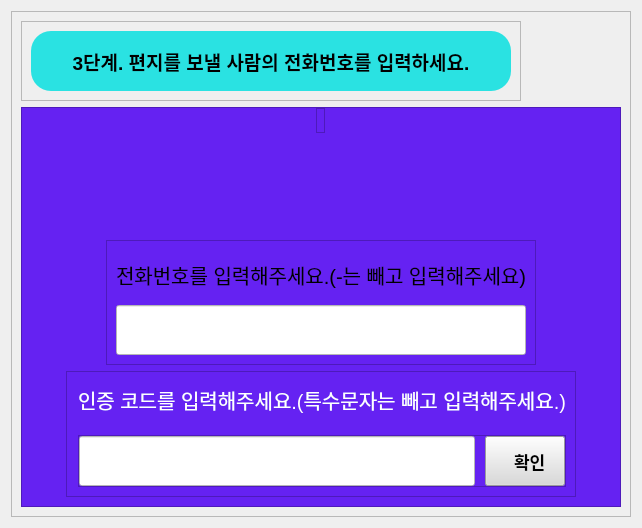
            <widget class="QWidget" name="page11">
             <layout class="QVBoxLayout" name="verticalLayout_29">
              <item>
               <widget class="QFrame" name="frame_50">
                <property name="frameShape">
                 <enum>QFrame::StyledPanel</enum>
                </property>
                <property name="frameShadow">
                 <enum>QFrame::Raised</enum>
                </property>
                <layout class="QVBoxLayout" name="verticalLayout_50">
                 <item alignment="Qt::AlignLeft|Qt::AlignTop">
                  <widget class="QFrame" name="frame_74">
                   <property name="minimumSize">
                    <size>
                     <width>500</width>
                     <height>80</height>
                    </size>
                   </property>
                   <property name="font">
                    <font>
                     <pointsize>15</pointsize>
                    </font>
                   </property>
                   <property name="frameShape">
                    <enum>QFrame::StyledPanel</enum>
                   </property>
                   <property name="frameShadow">
                    <enum>QFrame::Raised</enum>
                   </property>
                   <layout class="QHBoxLayout" name="horizontalLayout_44">
                    <item>
                     <widget class="QLabel" name="label_19">
                      <property name="minimumSize">
                       <size>
                        <width>0</width>
                        <height>0</height>
                       </size>
                      </property>
                      <property name="font">
                       <font>
                        <family>Arial</family>
                        <pointsize>14</pointsize>
                        <weight>75</weight>
                        <bold>true</bold>
                       </font>
                      </property>
                      <property name="styleSheet">
                       <string notr="true">*{width: 312px;
  height: 36px;
  border-radius: 20px;
 color:black; background-color: #2ae2e2;}</string>
                      </property>
                      <property name="frameShape">
                       <enum>QFrame::Box</enum>
                      </property>
                      <property name="text">
                       <string>3단계. 편지를 보낼 사람의 전화번호를 입력하세요.</string>
                      </property>
                      <property name="alignment">
                       <set>Qt::AlignCenter</set>
                      </property>
                     </widget>
                    </item>
                   </layout>
                  </widget>
                 </item>
                 <item alignment="Qt::AlignHCenter|Qt::AlignTop">
                  <widget class="QFrame" name="frame_52">
                   <property name="minimumSize">
                    <size>
                     <width>600</width>
                     <height>400</height>
                    </size>
                   </property>
                   <property name="maximumSize">
                    <size>
                     <width>16777215</width>
                     <height>16777215</height>
                    </size>
                   </property>
                   <property name="styleSheet">
                    <string notr="true">*{background-color: #6522f2;}</string>
                   </property>
                   <property name="frameShape">
                    <enum>QFrame::StyledPanel</enum>
                   </property>
                   <property name="frameShadow">
                    <enum>QFrame::Raised</enum>
                   </property>
                   <layout class="QVBoxLayout" name="verticalLayout_47">
                    <property name="leftMargin">
                     <number>0</number>
                    </property>
                    <property name="topMargin">
                     <number>0</number>
                    </property>
                    <property name="rightMargin">
                     <number>0</number>
                    </property>
                    <item alignment="Qt::AlignHCenter|Qt::AlignTop">
                     <widget class="QFrame" name="frame_75">
                      <property name="frameShape">
                       <enum>QFrame::StyledPanel</enum>
                      </property>
                      <property name="frameShadow">
                       <enum>QFrame::Raised</enum>
                      </property>
                      <layout class="QVBoxLayout" name="verticalLayout_49">
                       <property name="spacing">
                        <number>0</number>
                       </property>
                       <property name="leftMargin">
                        <number>0</number>
                       </property>
                       <property name="topMargin">
                        <number>0</number>
                       </property>
                       <property name="rightMargin">
                        <number>0</number>
                       </property>
                       <item alignment="Qt::AlignHCenter|Qt::AlignTop">
                        <widget class="QLabel" name="label_31">
                         <property name="minimumSize">
                          <size>
                           <width>0</width>
                           <height>0</height>
                          </size>
                         </property>
                         <property name="text">
                          <string/>
                         </property>
                         <property name="pixmap">
                          <pixmap>../resource/icons/envelope.png</pixmap>
                         </property>
                         <property name="scaledContents">
                          <bool>true</bool>
                         </property>
                         <property name="alignment">
                          <set>Qt::AlignCenter</set>
                         </property>
                         <property name="margin">
                          <number>1</number>
                         </property>
                         <property name="indent">
                          <number>-1</number>
                         </property>
                         <property name="openExternalLinks">
                          <bool>false</bool>
                         </property>
                        </widget>
                       </item>
                      </layout>
                     </widget>
                    </item>
                    <item alignment="Qt::AlignHCenter">
                     <widget class="QFrame" name="frame_47">
                      <property name="frameShape">
                       <enum>QFrame::StyledPanel</enum>
                      </property>
                      <property name="frameShadow">
                       <enum>QFrame::Raised</enum>
                      </property>
                      <layout class="QVBoxLayout" name="verticalLayout_103">
                       <item>
                        <widget class="QLabel" name="label_54">
                         <property name="font">
                          <font>
                           <pointsize>15</pointsize>
                          </font>
                         </property>
                         <property name="text">
                          <string>전화번호를 입력해주세요.(-는 빼고 입력해주세요)</string>
                         </property>
                        </widget>
                       </item>
                       <item>
                        <widget class="QLineEdit" name="lineEdit_3">
                         <property name="minimumSize">
                          <size>
                           <width>300</width>
                           <height>50</height>
                          </size>
                         </property>
                         <property name="styleSheet">
                          <string notr="true">*{background-color:#ffffff;}</string>
                         </property>
                        </widget>
                       </item>
                      </layout>
                     </widget>
                    </item>
                    <item alignment="Qt::AlignHCenter">
                     <widget class="QFrame" name="frame_53">
                      <property name="frameShape">
                       <enum>QFrame::StyledPanel</enum>
                      </property>
                      <property name="frameShadow">
                       <enum>QFrame::Raised</enum>
                      </property>
                      <layout class="QVBoxLayout" name="verticalLayout_30">
                       <property name="spacing">
                        <number>20</number>
                       </property>
                       <property name="leftMargin">
                        <number>11</number>
                       </property>
                       <item alignment="Qt::AlignLeft|Qt::AlignBottom">
                        <widget class="QLabel" name="label_17">
                         <property name="font">
                          <font>
                           <pointsize>15</pointsize>
                          </font>
                         </property>
                         <property name="styleSheet">
                          <string notr="true">*{color:#ffffff;}</string>
                         </property>
                         <property name="text">
                          <string>인증 코드를 입력해주세요.(특수문자는 빼고 입력해주세요.)</string>
                         </property>
                        </widget>
                       </item>
                       <item alignment="Qt::AlignTop">
                        <widget class="QFrame" name="frame_76">
                         <property name="minimumSize">
                          <size>
                           <width>0</width>
                           <height>50</height>
                          </size>
                         </property>
                         <property name="frameShape">
                          <enum>QFrame::StyledPanel</enum>
                         </property>
                         <property name="frameShadow">
                          <enum>QFrame::Raised</enum>
                         </property>
                         <layout class="QHBoxLayout" name="horizontalLayout_30">
                          <property name="spacing">
                           <number>10</number>
                          </property>
                          <property name="leftMargin">
                           <number>0</number>
                          </property>
                          <property name="topMargin">
                           <number>0</number>
                          </property>
                          <property name="rightMargin">
                           <number>0</number>
                          </property>
                          <property name="bottomMargin">
                           <number>0</number>
                          </property>
                          <item>
                           <widget class="QLineEdit" name="lineEdit_2">
                            <property name="minimumSize">
                             <size>
                              <width>350</width>
                              <height>50</height>
                             </size>
                            </property>
                            <property name="styleSheet">
                             <string notr="true">*{background-color:#ffffff;}</string>
                            </property>
                           </widget>
                          </item>
                          <item alignment="Qt::AlignRight">
                           <widget class="QPushButton" name="pushButton_12">
                            <property name="minimumSize">
                             <size>
                              <width>0</width>
                              <height>50</height>
                             </size>
                            </property>
                            <property name="maximumSize">
                             <size>
                              <width>16777215</width>
                              <height>16777215</height>
                             </size>
                            </property>
                            <property name="font">
                             <font>
                              <pointsize>13</pointsize>
                              <weight>75</weight>
                              <bold>true</bold>
                             </font>
                            </property>
                            <property name="layoutDirection">
                             <enum>Qt::RightToLeft</enum>
                            </property>
                            <property name="autoFillBackground">
                             <bool>false</bool>
                            </property>
                            <property name="styleSheet">
                             <string notr="true">*{color:black;background-color: #d9d9d9;}</string>
                            </property>
                            <property name="text">
                             <string>  확인</string>
                            </property>
                            <property name="icon">
                             <iconset>
                              <normaloff>../resource/icons/secret.png</normaloff>../resource/icons/secret.png</iconset>
                            </property>
                           </widget>
                          </item>
                         </layout>
                        </widget>
                       </item>
                      </layout>
                     </widget>
                    </item>
                   </layout>
                  </widget>
                 </item>
                </layout>
               </widget>
              </item>
             </layout>
            </widget>
